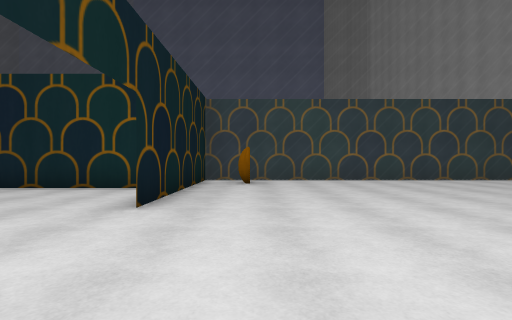
[1] (above)

23 first-person views from a walk through a 3-D level made in the Unity game engine. The camera is 1.2 m above the floor, looks level and sees 85° across. The floor is counted in squares, 2 m on a side. Each view is taken from the middle of a square. On the plan, view 1 faces up. The plan holds only what a view shows up to about 9 squares ahead; the rest is blank. The place goes on beyond the plan. The player character is not drawn. Some animated figures are left out. Some surface patterns are stand-ins.

[2]
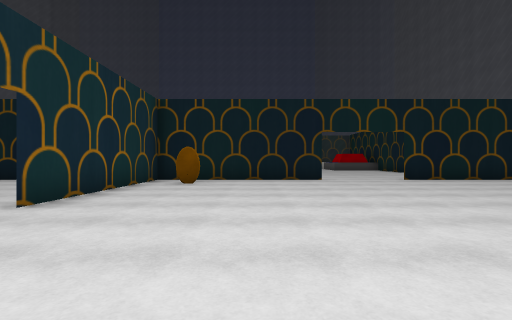

[3]
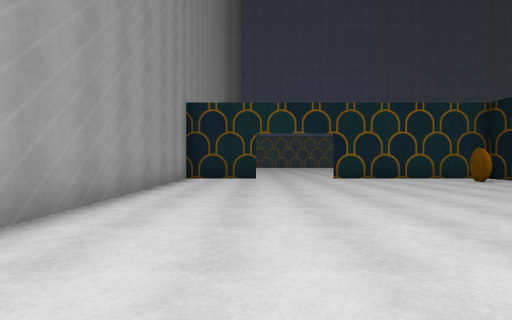

[4]
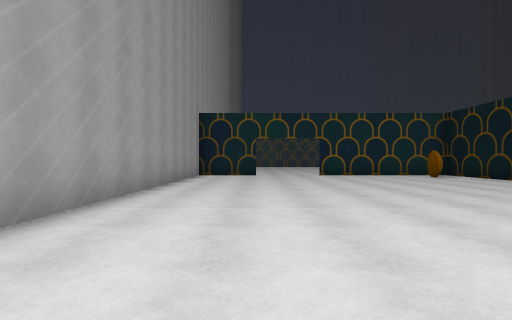

[5]
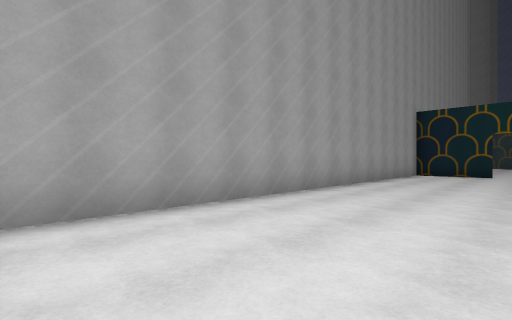

[6]
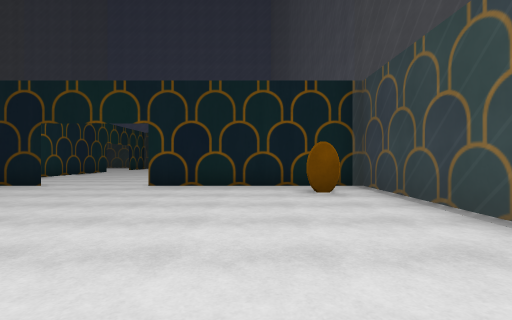

[7]
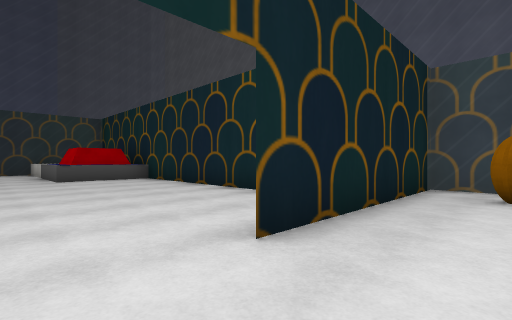

[8]
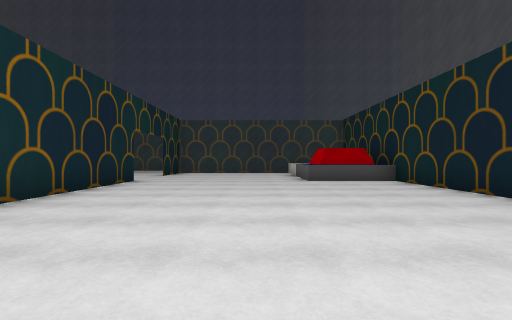

[9]
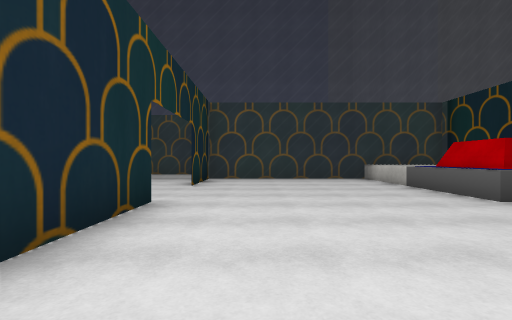

[10]
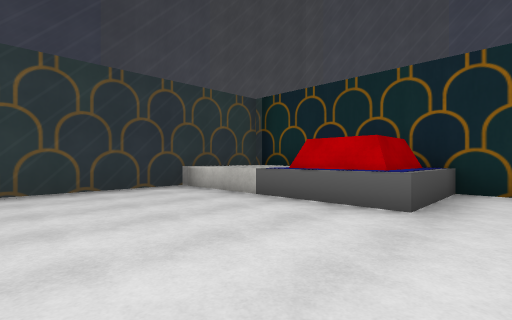

[11]
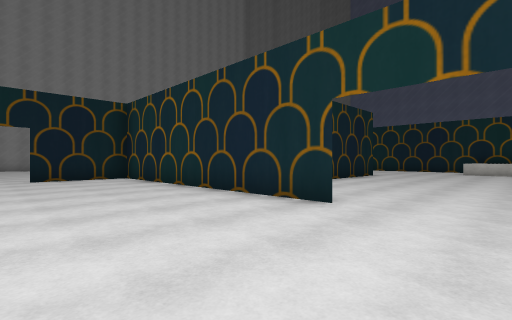

[12]
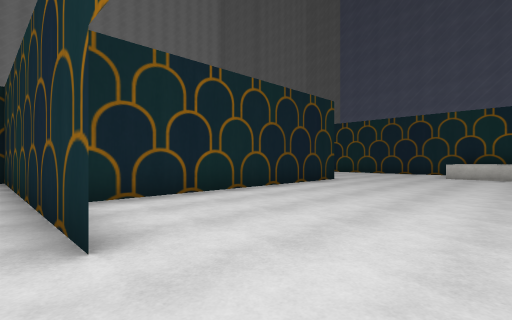

[13]
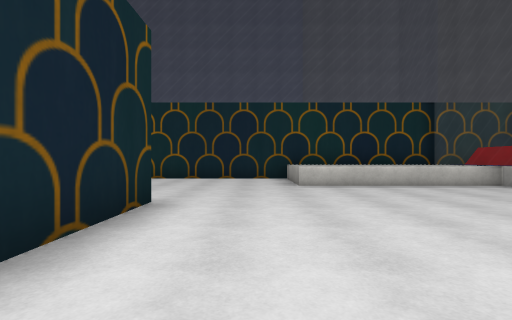

[14]
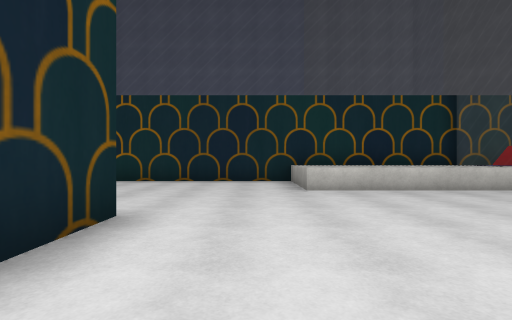

[15]
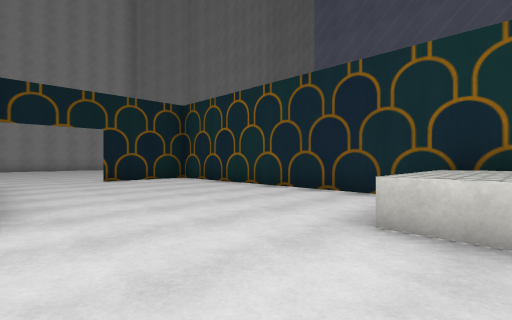

[16]
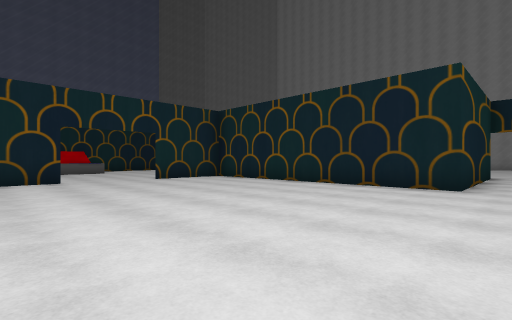

[17]
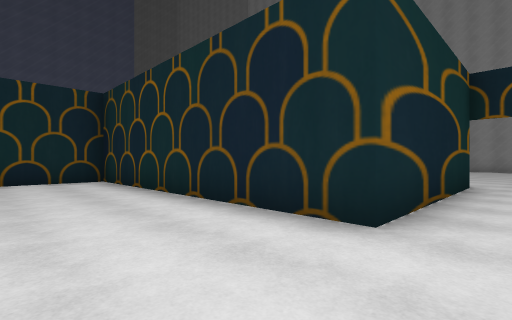

[18]
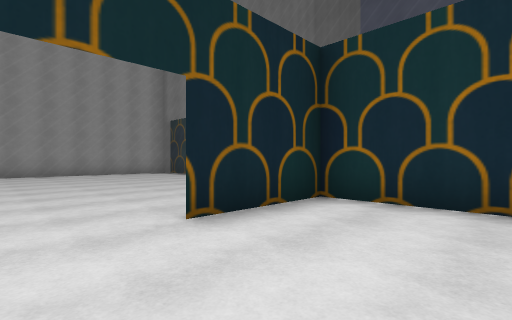

[19]
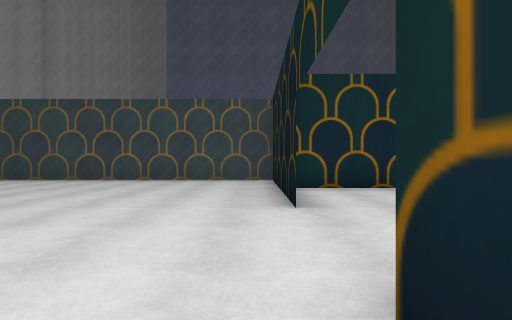

[20]
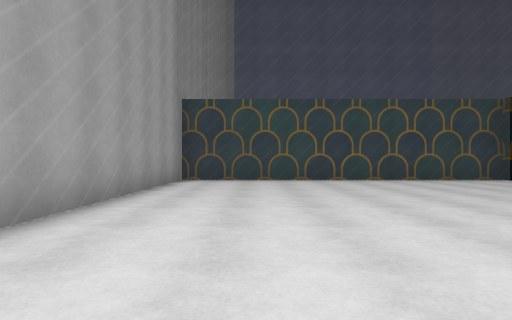

[21]
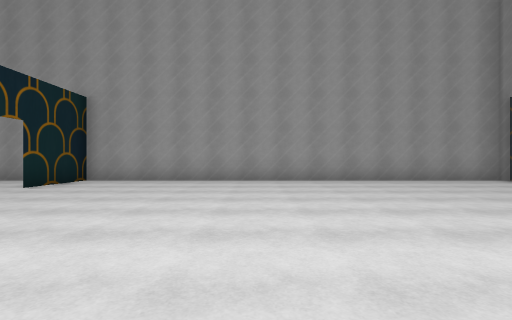

[22]
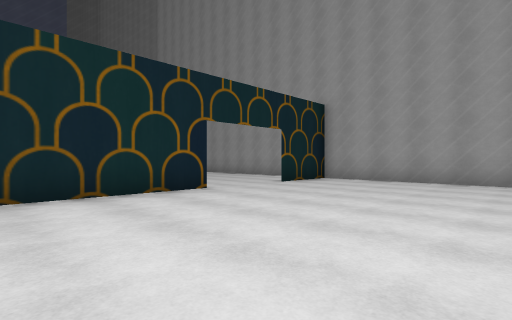

[23]
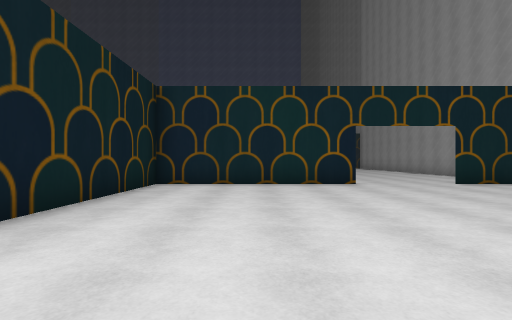

### Floor plan
Key: @ floor where view 1 was taken; # wall or solid block; . floor; = window, fence, low wall or low ledge; ^ raised ledge; O other object.
Columns run from 15 left of view 1 to 9 right of it. Each row starts with its distance up from view 1.
  9              #==========#
  8              #..........=
  7              #.#........=
  6  #^  #########..........=
  5  #^^OO#......#..........=
  4  #^^OO#......#..........=
  3  =......................=
  2  =......................=
  1  =...........#..........=
  0  =...........#.@........=
 -1  ###..###....#..........=
 -2  =......######..........=
 -3   .......#   #.#........=
 -4   .......#   ######..####
 -5   .......#   #..........=
 -6   .......#   #..........=
 -7   .......#   #..........=
 -8   .......#   #..........=
 -9   .......#####..........=
-10   ......................=
-11   ......................=
-12 ##^^^^^......#..........=
-13 ##^^^^^......#..........=
-14 ##^^^^^#######..........=
-15              #..........=
-16              #..........=
-17              #==========

Where each view was taken, in squares from view 1:
view 1: 0 up, 0 right, facing up
view 2: 1 down, 7 right, facing left
view 3: 5 up, 6 right, facing down
view 4: 7 up, 6 right, facing down
view 5: 8 up, 5 right, facing down-right
view 6: 6 up, 5 right, facing left
view 7: 2 up, 0 right, facing up-left
view 8: 2 up, 1 left, facing left
view 9: 0 up, 5 left, facing left
view 10: 0 up, 8 left, facing up-left
view 11: 2 up, 11 left, facing down-right
view 12: 1 down, 11 left, facing down-right
view 13: 5 down, 8 left, facing down
view 14: 6 down, 8 left, facing down
view 15: 9 down, 10 left, facing down-right
view 16: 10 down, 13 left, facing up-right
view 17: 10 down, 9 left, facing up-right
view 18: 10 down, 4 left, facing down-right
view 19: 8 down, 1 left, facing down
view 20: 8 down, 6 right, facing down
view 21: 9 down, 0 right, facing right
view 22: 9 down, 0 right, facing up-right
view 23: 11 down, 1 right, facing up
